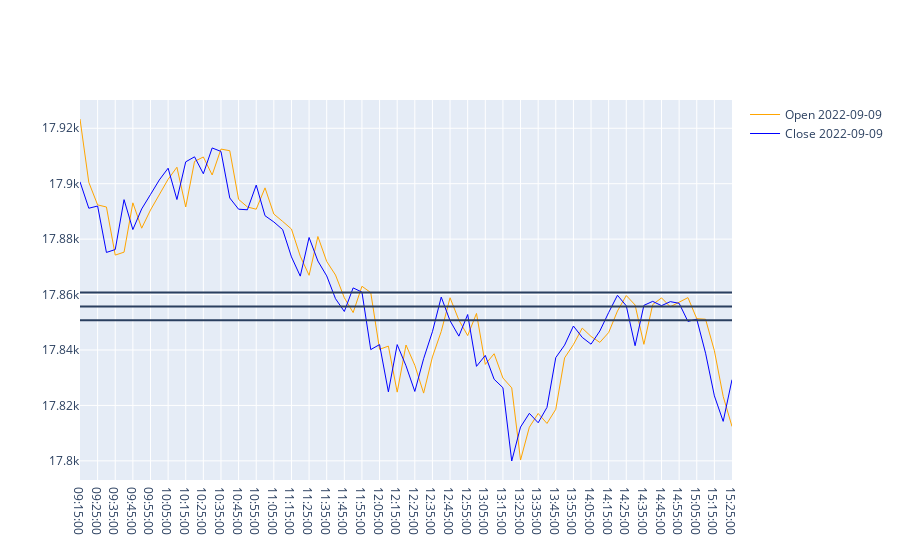

Notebook code for this chart:
### Code cell
import plotly.graph_objects as go
m.figure(figsize= (16,9))
fig = go.Figure()
fig.add_trace(go.Scatter(x=sept['time'], y=sept['open'], name='Open 2022-09-09',
                         line=dict(color='orange', width=1)))
fig.add_trace(go.Scatter(x=sept['time'], y=sept['close'], name='Close 2022-09-09',
                         line=dict(color='blue', width=1)))
fig.add_hline(y = upper_bound)
fig.add_hline(mean_point)
fig.add_hline(y = lower_bound)
